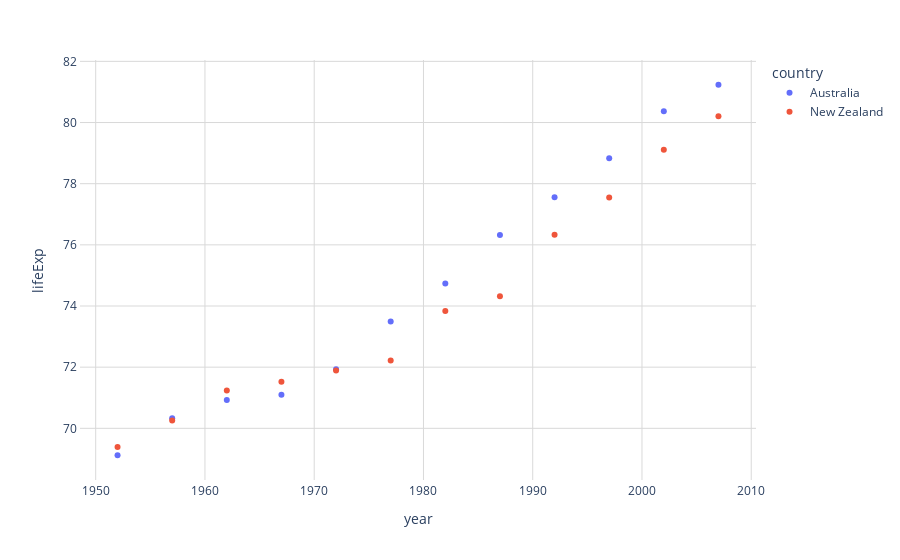

Notebook cell for this chart:
### Code cell
# Scatter
df = px.data.gapminder().query("continent == 'Oceania'")
fig2 = px.scatter(df, x='year', y='lifeExp', color='country')
fig2.update_layout(plot_bgcolor="rgb(255, 255, 255)")
fig2.update_yaxes(showline=True, gridcolor='rgb(217, 217, 217)')
fig2.update_xaxes(showline=True, gridcolor='rgb(217, 217, 217)')
fig2.write_html("/home/niko/Downloads/plotly_test_scatter.html")
fig2

### Figure 1 — Plotly figure (JSON) as saved in the notebook; plotly's stock layout.template omitted (floating-point values rounded to 4 significant figures)
{"data": [{"hovertemplate": "country=Australia<br>year=%{x}<br>lifeExp=%{y}<extra></extra>", "legendgroup": "Australia", "marker": {"color": "#636efa", "symbol": "circle"}, "mode": "markers", "name": "Australia", "orientation": "v", "showlegend": true, "type": "scatter", "x": [1952, 1957, 1962, 1967, 1972, 1977, 1982, 1987, 1992, 1997, 2002, 2007], "xaxis": "x", "y": [69.12, 70.33, 70.93, 71.1, 71.93, 73.49, 74.74, 76.32, 77.56, 78.83, 80.37, 81.23], "yaxis": "y"}, {"hovertemplate": "country=New Zealand<br>year=%{x}<br>lifeExp=%{y}<extra></extra>", "legendgroup": "New Zealand", "marker": {"color": "#EF553B", "symbol": "circle"}, "mode": "markers", "name": "New Zealand", "orientation": "v", "showlegend": true, "type": "scatter", "x": [1952, 1957, 1962, 1967, 1972, 1977, 1982, 1987, 1992, 1997, 2002, 2007], "xaxis": "x", "y": [69.39, 70.26, 71.24, 71.52, 71.89, 72.22, 73.84, 74.32, 76.33, 77.55, 79.11, 80.2], "yaxis": "y"}], "layout": {"legend": {"title": {"text": "country"}, "tracegroupgap": 0}, "margin": {"t": 60}, "plot_bgcolor": "rgb(255, 255, 255)", "xaxis": {"anchor": "y", "domain": [0, 1], "gridcolor": "rgb(217, 217, 217)", "showline": true, "title": {"text": "year"}}, "yaxis": {"anchor": "x", "domain": [0, 1], "gridcolor": "rgb(217, 217, 217)", "showline": true, "title": {"text": "lifeExp"}}}}
